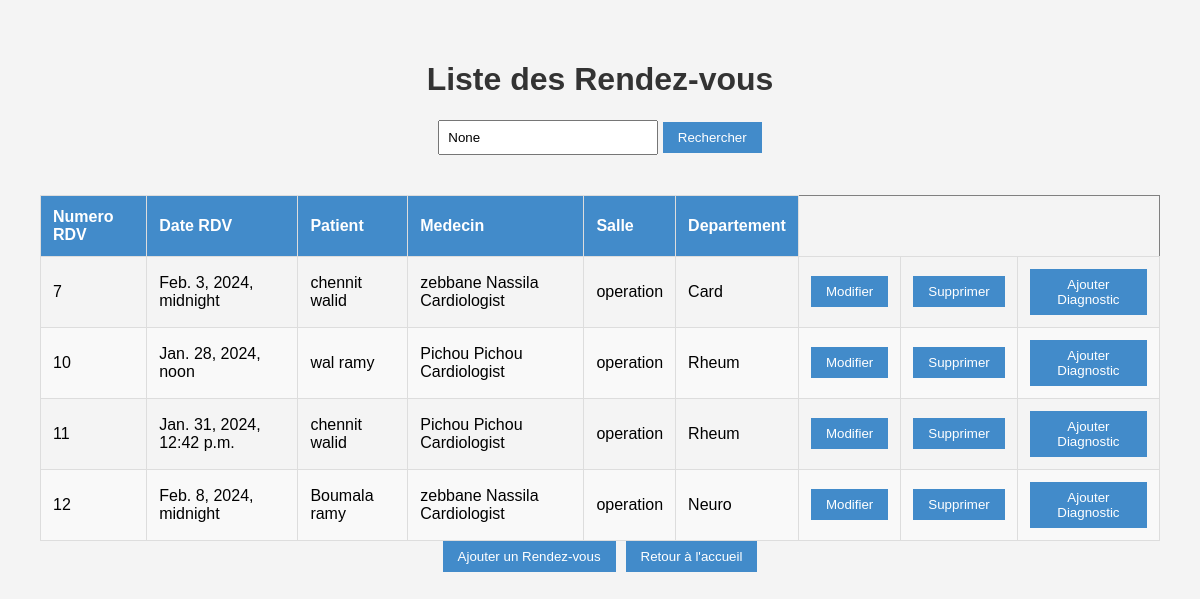
Before: /liste_rdv/ with the older database file.
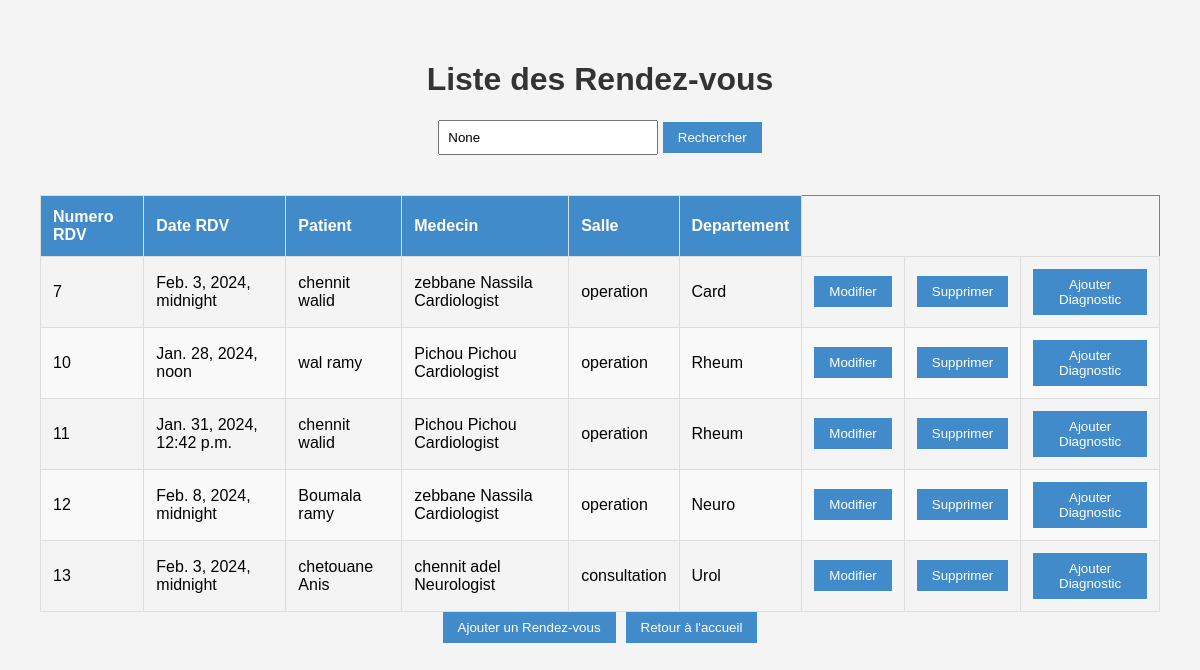
After: the same page with the newer database file.
### app1/models.py (models this page shows, shortened)
class RendezVous(models.Model) :
    Num_rdv = models.AutoField(primary_key=True)
    Date_rdv = models.DateTimeField()
    salle = models.ForeignKey('Salle', on_delete=models.CASCADE)
    Num_Patient = models.ForeignKey(Patient,on_delete = models.CASCADE)
    Num_Medecin = models.ForeignKey(Medecin,on_delete = models.CASCADE)
    choix_departement = [
        ('Card','Cardiology'),
        ('Neuro','Neurology'),
        ('Urol','Urology'),
        ('Rheum','Rheumatology'),
        ('ENT','Ear, Nose, and Throat'),
    ]
    departement = models.CharField(max_length = 50, choices = choix_departement)

class Patient(models.Model) :
    Num_P = models.AutoField(primary_key=True)
    Nom_P = models.CharField(max_length = 50)
    Prenom_P = models.CharField(max_length = 50)
    DateNaissance = models.DateField()
    Telephone_P = models.CharField(max_length = 10, help_text = 'Entrez un numero de telephone valable svp')
    Adresse_P = models.CharField(max_length = 50)
    choix_genre = [
        ('M', 'Masculin'),
        ('F', 'Feminin'),
    ]
    Genre = models.CharField(max_length = 1,choices = choix_genre)

class Medecin(models.Model) :
    Num_M = models.AutoField(primary_key=True)
    Nom_M = models.CharField(max_length = 50)
    Prenom_M = models.CharField(max_length = 50)
    Telephone_M = models.CharField(max_length = 10, help_text = 'Entrez un numero de telephone valable svp')
    choix_speciailte = [
        ('Cardiologist','Cardiologist'),
        ('Neurologist','Neurologist'),
        ('Urologist','Urologist'),
        ('Rheumatologist','Rheumatologist'),
        ('Otolaryngologist','Otolaryngologist'),
    ]
    specialite = models.CharField(max_length = 50, choices = choix_speciailte)

class Salle (models.Model) :
    Num_salle = models.AutoField(primary_key=True)
    choix_de_type = [
        ('consultation', 'salle de consultation'),
        ('operation', 'salle d\'opération'),
    ]
    type_salle = models.CharField(max_length = 50, choices = choix_de_type)

### app1/views.py (the view)
# urls.py: path('liste_rdv/',liste_rdv,name='liste_rdv'),
def liste_rdv(request):
    query = request.GET.get('q')
    rdvs= RendezVous.objects.all()
    if query:
        rdvs = rdvs.filter(Num_Patient__Nom_P__icontains=query)
    return render(request,'liste_rdv.html',{'rdvs': rdvs , 'query': query})

### app1/templates/liste_rdv.html (shortened to what this page needs)
<!DOCTYPE html>
{% load static %}
<html lang="en">
<head>
    <link href="{% static 'css/styleListRDV.css' %}" rel="stylesheet" />
</head>
<body>
    <h1>Liste des Rendez-vous</h1>
    <form method="get" action="{% url 'liste_rdv' %}">
        <input type="text" name="q" placeholder="Recherche par Noms des Patients" value="{{ query }}">
        <button type="submit">Rechercher</button>
    </form>
<table border="1">
    <thead>
        <tr>
            <th>Numero RDV</th>
            <th>Date RDV</th>
            <th>Patient</th>
            <th>Medecin</th>
            <th>Salle</th>
            <th>Departement</th>
        </tr>
    </thead>
    <tbody>
        {% for rdv in rdvs %}
            <tr>
                <td>{{ rdv.Num_rdv }}</td>
                <td>{{ rdv.Date_rdv}}</td>
                <td>{{ rdv.Num_Patient.Nom_P }} {{rdv.Num_Patient.Prenom_P}}</td>
                <td>{{ rdv.Num_Medecin.Nom_M }} {{ rdv.Num_Medecin.Prenom_M }} {{rdv.Num_Medecin.specialite}}</td>
                <td>{{ rdv.salle.type_salle}}</td>
                <td>{{ rdv.departement}}</td>
                <td>
                    <a href="{% url 'prefill_rendezVous' pk=rdv.Num_rdv %}"><button>Modifier</button></a>
                </td>
                <td>
                    <a href="{% url 'supprimer_rdv' pk=rdv.Num_rdv %}"><button>Supprimer</button></a>
                </td>
                <td>
                    <a href="{% url 'ajouter_diagnostic' rendezvous_id=rdv.Num_rdv %}"><button>Ajouter Diagnostic</button></a>
                </td>
            </tr>
        {% endfor %}
    </tbody>
</table>
<div class="button-container">
        <a href="{% url 'ajouter_rdv' %}"><button>Ajouter un Rendez-vous</button></a>
        <a href="{% url 'Home' %}"><button>Retour à l'accueil</button></a>
</div>
</body>
</html>

### app1/static/css/styleListRDV.css (style rules this page uses)
body { font-family: Arial, sans-serif; margin: 20px; padding: 20px; background-color: #f4f4f4; display: flex; flex-direction: column; align-items: center; justify-content: center; }
h1 { color: #333; }
form { margin-bottom: 20px; }
input[type="text"] { padding: 8px; width: 200px; }
button { padding: 8px 15px; background-color: #428bca; color: #fff; border: none; cursor: pointer; align-items: center; }
table { width: 100%; border-collapse: collapse; margin-top: 20px; }
th, td { padding: 12px; border: 1px solid #ddd; text-align: left; }
th { background-color: #428bca; color: #fff; }
tbody tr:nth-child(even) { background-color: #f9f9f9; }
a { text-decoration: none; }
.button-container { display: flex; gap: 10px; }

Changed rows visible on the page:
added RendezVous: Num_rdv "13", Date_rdv "Feb. 3, 2024, midnight", Num_Patient.Nom_P "chetouane", Num_Patient.Prenom_P "Anis", Num_Medecin.Nom_M "chennit", Num_Medecin.Prenom_M "adel", Num_Medecin.specialite "Neurologist", salle.type_salle "consultation", departement "Urol"
